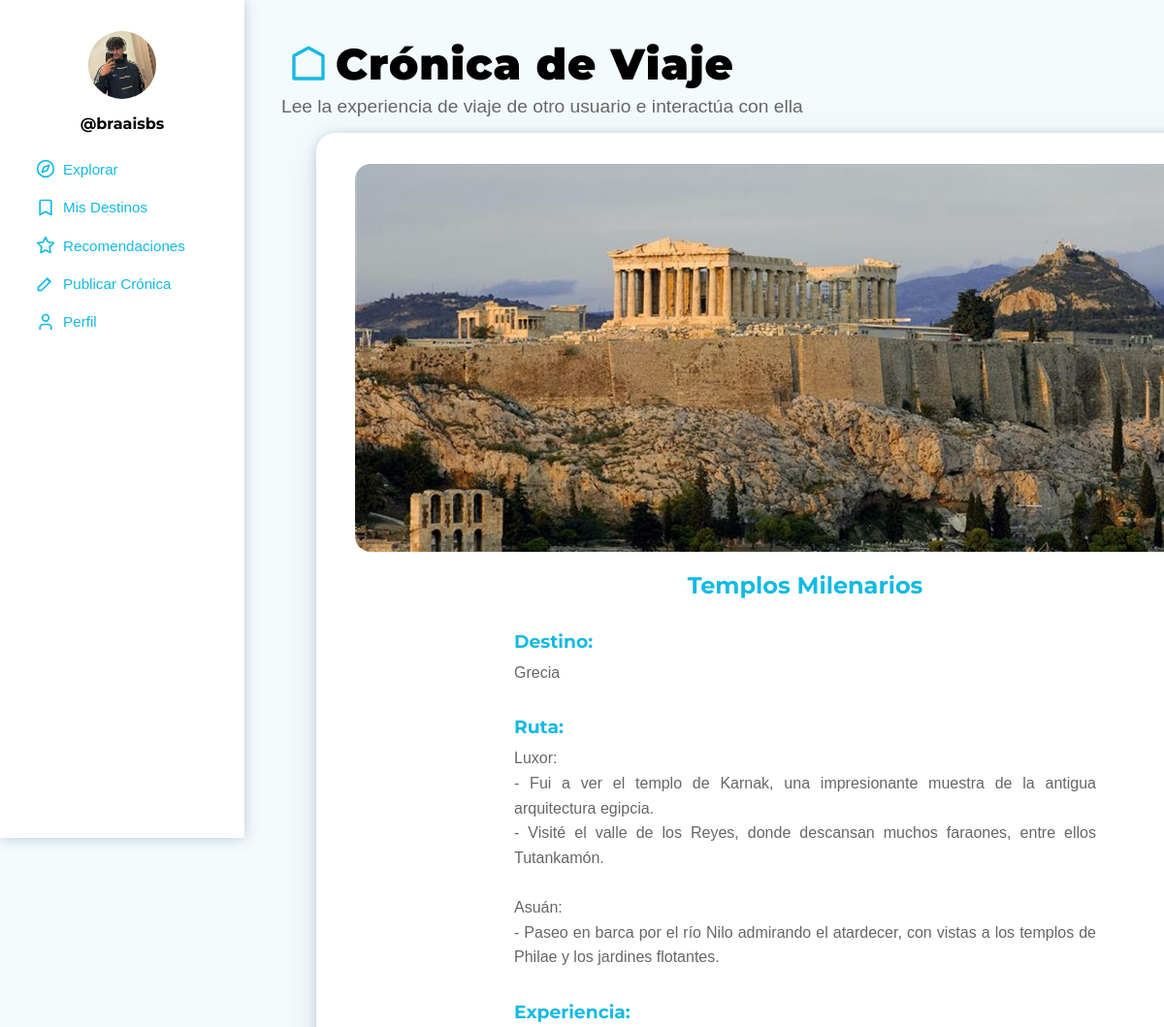
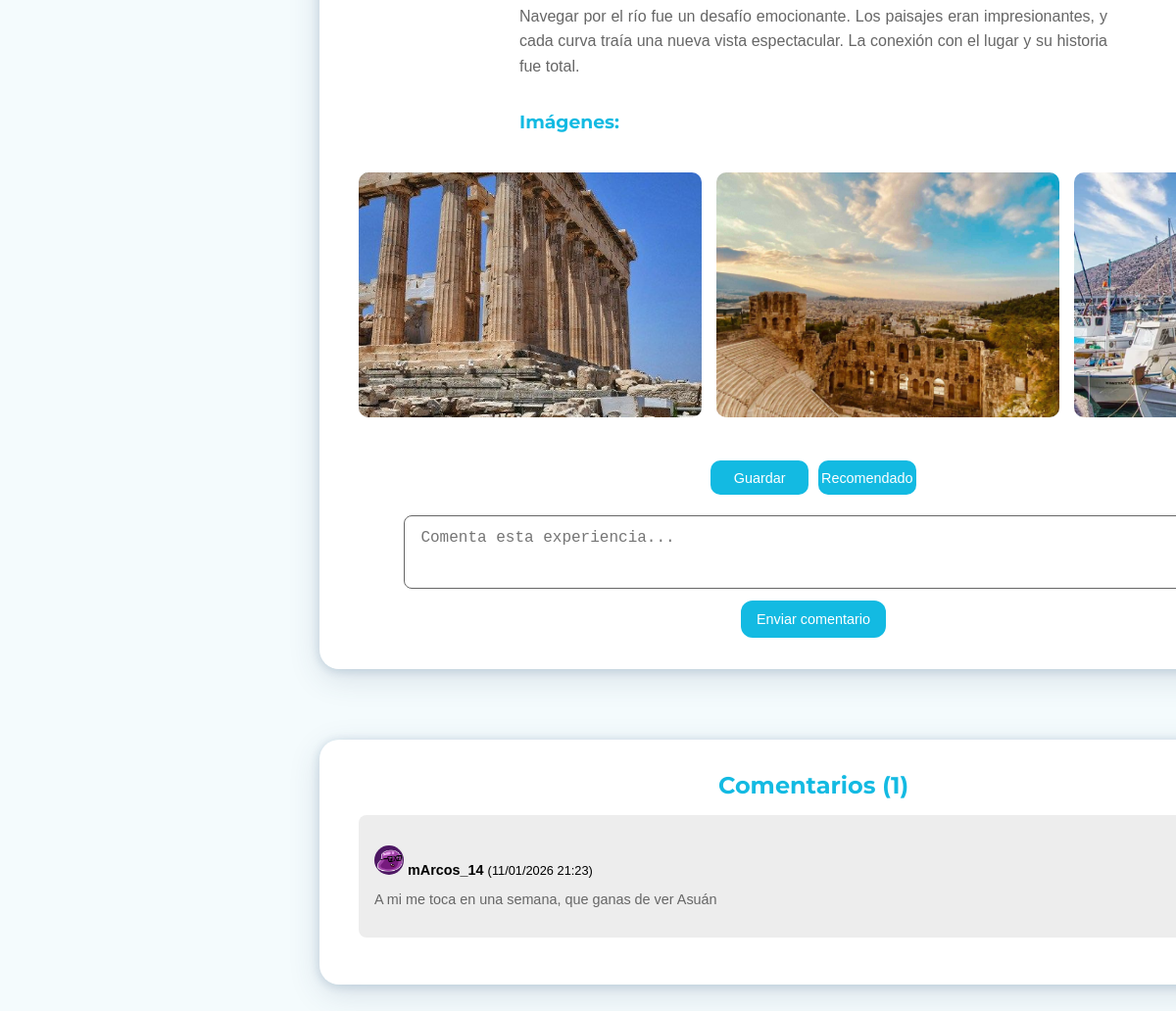
The page /userexplorador-cronica.php?id=2 (signed in) on the database its author committed (2 pictures, top to bottom).
### tables this page shows
CREATE TABLE `cronica` (
  `id_cronica` int(11) NOT NULL,
  `titulo` varchar(300) NOT NULL,
  `ruta` text NOT NULL,
  `experiencia` longtext NOT NULL,
  `fecha_publicacion` datetime NOT NULL DEFAULT current_timestamp(),
  `imagen_principal` varchar(500) DEFAULT NULL,
  `id_usuario` int(11) NOT NULL,
  `id_destino` int(11) NOT NULL,
  `estado` enum('Publicada','Pendiente','Rechazada') NOT NULL DEFAULT 'Pendiente',
  `num_recomendados` int(11) NOT NULL
);

CREATE TABLE `destino` (
  `id_destino` int(11) NOT NULL,
  `nombre` varchar(200) NOT NULL
);

CREATE TABLE `imagen_carrusel` (
  `id_imagen` int(11) NOT NULL,
  `id_cronica` int(11) NOT NULL,
  `ruta_imagen` varchar(500) NOT NULL
);

CREATE TABLE `comentario` (
  `id_comentario` int(11) NOT NULL,
  `contenido` text NOT NULL,
  `fecha` datetime NOT NULL DEFAULT current_timestamp(),
  `id_usuario` int(11) NOT NULL,
  `id_cronica` int(11) NOT NULL
);

CREATE TABLE `usuario` (
  `id_usuario` int(11) NOT NULL,
  `nombre_usuario` varchar(100) NOT NULL,
  `nombre` varchar(100) NOT NULL,
  `apellido1` varchar(100) NOT NULL,
  `correo` varchar(150) NOT NULL,
  `contrasena` varchar(255) NOT NULL,
  `rol` enum('administrador','explorador','normal') NOT NULL DEFAULT 'normal',
  `foto_perfil` varchar(500) DEFAULT 'imagenes/NoUser.png',
  `descripcion` text DEFAULT NULL,
  `ubicacion` varchar(200) DEFAULT NULL,
  `paises_visitados` int(11) DEFAULT 0,
  `num_publicaciones` int(11) DEFAULT 0,
  `fecha_registro` timestamp NOT NULL DEFAULT current_timestamp()
);

### userexplorador-cronica.php (the view, shortened to what this page needs)
<?php
$servidor   = "localhost";
$usuario_bd = "root";
$password_bd = "";
$nombre_bd  = "portal_viajes";
try {
    $pdo = new PDO("mysql:host=$servidor;dbname=$nombre_bd;charset=utf8mb4", $usuario_bd, $password_bd);
    $pdo->setAttribute(PDO::ATTR_ERRMODE, PDO::ERRMODE_EXCEPTION);
    $usuario = null;
    if (isset($_SESSION['usuario_id'])) {
        $stmt_usuario = $pdo->prepare("SELECT * FROM usuario WHERE id_usuario = ? LIMIT 1");
        $stmt_usuario->execute([$_SESSION['usuario_id']]);
        $usuario = $stmt_usuario->fetch(PDO::FETCH_ASSOC);
    }
    $id_cronica = isset($_GET['id']) ? (int)$_GET['id'] : 0;
    $stmt_cronica = $pdo->prepare("
        SELECT c.*, d.nombre AS nombre_destino
        FROM cronica c
        JOIN destino d ON c.id_destino = d.id_destino
        WHERE c.id_cronica = ? AND c.estado = 'Publicada'
    ");
    $stmt_cronica->execute([$id_cronica]);
    $cronica = $stmt_cronica->fetch(PDO::FETCH_ASSOC);
    $stmt_comentarios = $pdo->prepare("
        SELECT co.*, u.nombre_usuario, u.foto_perfil
        FROM comentario co
        JOIN usuario u ON co.id_usuario = u.id_usuario
        WHERE co.id_cronica = ?
        ORDER BY co.fecha DESC
    ");
    $stmt_comentarios->execute([$id_cronica]);
    $comentarios = $stmt_comentarios->fetchAll(PDO::FETCH_ASSOC);
    $stmt_g = $pdo->prepare("SELECT 1 FROM cronica_guardada WHERE id_usuario=? AND id_cronica=?");
    $stmt_g->execute([$usuario['id_usuario'], $id_cronica]);
    $esta_guardada = $stmt_g->fetch() !== false;
    $stmt_r = $pdo->prepare("SELECT 1 FROM cronica_recomendada WHERE id_usuario=? AND id_cronica=?");
    $stmt_r->execute([$usuario['id_usuario'], $id_cronica]);
    $esta_recomendada = $stmt_r->fetch() !== false;
    $stmt_imagenes = $pdo->prepare("SELECT ruta_imagen FROM imagen_carrusel WHERE id_cronica = ? ORDER BY id_imagen ASC");
    $stmt_imagenes->execute([$id_cronica]);
    $imagenes = $stmt_imagenes->fetchAll(PDO::FETCH_ASSOC);
} catch (PDOException $e) {
    die("Error: " . $e->getMessage());
}
?>
<!DOCTYPE html>
<html lang="es">
    <head>
        <link rel="stylesheet" href="estilo.css" />
    </head>
    <body>
        <div class="estructura">
            <main>
                <header class="caja-encabezado-principal">
                    <h1 class="encabezado-principal seccion-cronica">Crónica de Viaje</h1>
                    <p class="subtitulo-principal">Lee la experiencia de viaje de otro usuario e interactúa con ella</p>
                </header>
                <div class="caja-principal cronica-detalle">
                    <img src="<?php echo htmlspecialchars($cronica['imagen_principal']); ?>" alt="Foto del viaje" class="imagen-cronica-miniatura">
                    <h2 class="titulo-cronica"><?php echo htmlspecialchars($cronica['titulo']); ?></h2>
                    <h3 class="apartado-cronica">Destino:</h3>
                    <p class="detalle-destino"><?php echo htmlspecialchars($cronica['nombre_destino']); ?></p>
                    <h3 class="apartado-cronica">Ruta:</h3>
                    <p class="detalle-ruta">
                        <?php echo nl2br(htmlspecialchars($cronica['ruta'])); ?>
                    </p>
                    <h3 class="apartado-cronica">Experiencia:</h3>
                    <p class="detalle-experiencia">
                        <?php echo nl2br(htmlspecialchars($cronica['experiencia'])); ?>
                    </p>
                    <?php if (!empty($imagenes)): ?>
                        <h3 class="apartado-cronica">Imágenes:</h3>
                        <div class="scroll-imagenes">
                            <?php foreach ($imagenes as $index => $img): ?>
                                <img src="<?php echo htmlspecialchars($img['ruta_imagen']); ?>"
                                     alt="Foto del viaje <?php echo $index + 1; ?>">
                            <?php endforeach; ?>
                        </div>
                    <?php endif; ?>
                    <div class="acciones-cronica">
                        <form method="POST" style="display:inline;">
                             <button type="submit" class="boton-accion">
                                <?php echo $esta_guardada ? 'Guardado' : 'Guardar'; ?>
                             </button>
                        </form>
                        <form method="POST" style="display:inline;">
                             <button type="submit" class="boton-accion">
                                <?php echo $esta_recomendada ? 'Recomendado' : 'Recomendar'; ?>
                             </button>
                        </form>
                    </div>
                    <form action="<?php echo $_SERVER['PHP_SELF']; ?>?id=<?php echo $id_cronica; ?>" method="POST" id="comentarios-seccion">
                        <textarea id="comentario" name="comentario" required
                                  placeholder="Comenta esta experiencia..."
                                  class="comentario"></textarea>
                        <button type="submit" class="boton-enviar">Enviar comentario</button>
                    </form>
                </div>
                <div class="caja-principal comentarios">
                    <h3 class="apartado-comentarios">Comentarios (<?php echo count($comentarios); ?>)</h3>
                    <?php if (!empty($comentarios)): ?>
                        <?php foreach ($comentarios as $coment): ?>
                            <div class="comentario-item">
                                <p class="comentario-autor">
                                    <img src="<?php echo htmlspecialchars($coment['foto_perfil'] ?: 'imagenes/NoUser.png'); ?>"
                                         alt="Perfil" class="comentario-foto-perfil">
                                    <?php echo htmlspecialchars(trim($coment['nombre_usuario'])); ?>
                                    <span class="comentario-fecha">
                                        (<?php echo date('d/m/Y H:i', strtotime($coment['fecha'])); ?>)
                                    </span>
                                </p>
                                <p class="comentario-texto">
                                    <?php echo nl2br(htmlspecialchars($coment['contenido'])); ?>
                                </p>
                            </div>
                        <?php endforeach; ?>
                    <?php else: ?>
                        <p class="comentario-vacio">No hay comentarios</p>
                    <?php endif; ?>
                </div>
            </main>
            <aside>
                <img class="foto-perfil" src="<?php echo htmlspecialchars($usuario['foto_perfil'] ?: 'imagenes/NoUser.png'); ?>" alt="Imagen de perfil" />
                <h3 class="nombre-usuario">@<?php echo htmlspecialchars($usuario['nombre_usuario']); ?></h3>
                <nav class="menu-principal">
                    <div class="grupo-menu">
                        <a href="user-explorar.php" class="enlace-menu explorar">Explorar</a>
                        <a href="user-misdestinos.php" class="enlace-menu mis-destinos">Mis Destinos</a>
                        <a href="user-recomendaciones.php" class="enlace-menu recomendaciones">Recomendaciones</a>
                        <a href="userexplorador-publicarcronica.php" class="enlace-menu publicar-cronica">Publicar Crónica</a>
                        <a href="userexplorador-perfil.php" class="enlace-menu perfil">Perfil</a>
                    </div>
                </nav>
            </aside>
        </div>
    </body>
</html>

### rows shown on the page
cronica: imagen_principal (picture), titulo "Templos Milenarios", id_destino.nombre "Grecia", ruta "Luxor: - Fui a ver el templo de Karnak, una impresionante muestra de la antigua arquitectura egipcia. - Visité el valle de los Reyes, donde descansan muchos faraones, entre ellos Tutankamón. Asuán: - Paseo en barca por el río Nilo admirando el atardecer, con vistas a los templos de Philae y los jardines flotantes.", experiencia "Navegar por el río fue un desafío emocionante. Los paisajes eran impresionantes, y cada curva traía una nueva vista espectacular. La conexión con el lugar y su historia fue total."
imagen_carrusel: ruta_imagen (picture)
imagen_carrusel: ruta_imagen (picture)
imagen_carrusel: ruta_imagen (picture)
comentario: id_usuario.foto_perfil (picture), id_usuario.nombre_usuario "mArcos_14", fecha "11/01/2026 21:23", contenido "A mi me toca en una semana, que ganas de ver Asuán"
usuario: foto_perfil (picture), nombre_usuario "braaisbs"

### other values the page prints
count($comentarios) "1"
